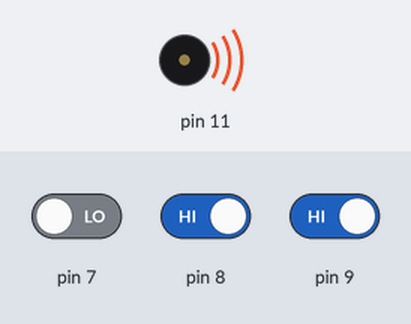
Simulated run of this sketch. Board: Arduino Uno, built with avr-gcc and run on an emulated ATmega328P. Parts: buzzer (waves = sounding). The inputs (shaded band) are chosen by the test bench; at power-on: pin 8 HIGH, pin 9 HIGH, pin 7 LOW.

Above: at 1.2 s.
1.3 s: pin 8 driven LOW and pin 9 driven LOW
At 2.3 s:
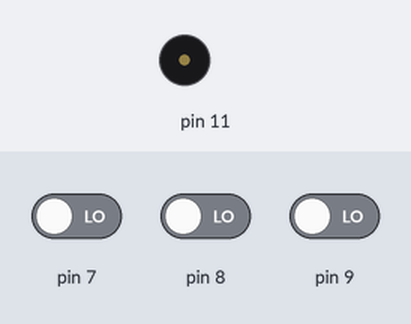
2.8 s: pin 7 driven HIGH
At 3.8 s:
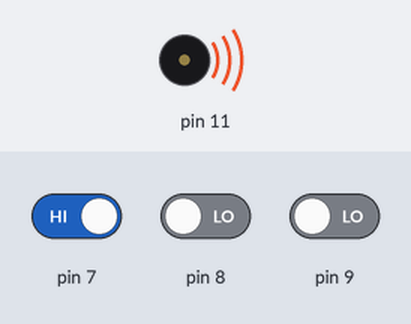
4.3 s: pin 7 driven LOW
At 5.7 s:
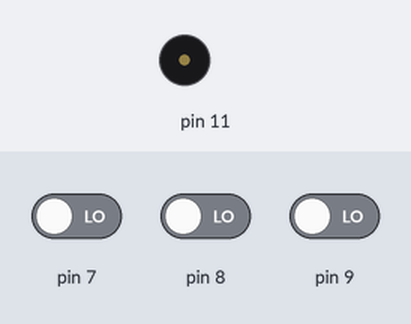
Timing chart, 0 to 7.3 s (numbered marks = the images above; inputs shaded):
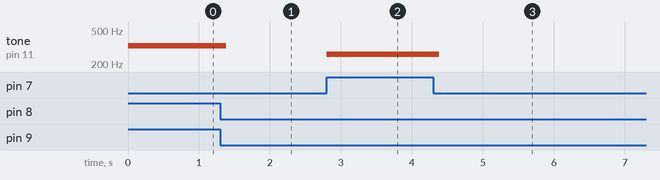

The sketch:

Pushbutton.ino
```cpp
int potvalue = 0;
void setup() {
  Serial.begin(9600);
  pinMode(7, INPUT);
  pinMode(8, INPUT);
  pinMode(9, INPUT);
}

void loop() {
  if (digitalRead(7) == HIGH && digitalRead(8) == LOW && digitalRead(9) == LOW) {
    tone(11, 261.63, 100);
    delay(99);
  } else if (digitalRead(8) == HIGH && digitalRead(9) == LOW) {
    tone(11, 293.66, 100);
    delay(99);
  } else if (digitalRead(9) == HIGH) {
    tone(11, 329.63, 100);
    delay(99);
  }
}
```

Measured:
- after the input at 1.3 s, tone on pin 11: 329 Hz → silent after 0.09 s
- after the input at 2.8 s, tone on pin 11: silent → 261 Hz at once
- after the input at 4.3 s, tone on pin 11: 261 Hz → silent after 0.09 s
